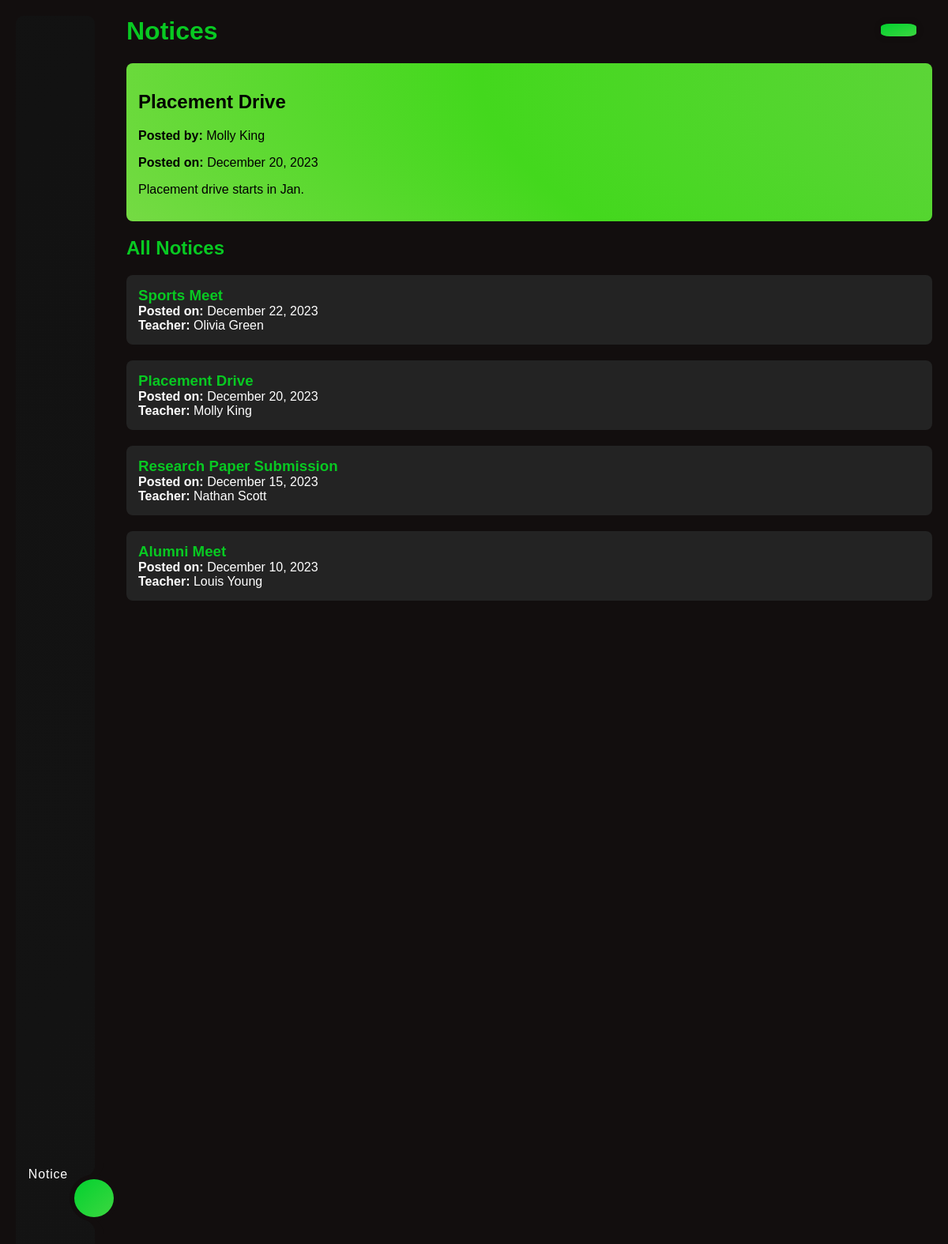
/PHP/Announcements.php?id=13 (signed in), run on the app's committed database.
### tables this page shows
CREATE TABLE `announcements` (
  `Announcement_ID` int(11) NOT NULL,
  `Title` varchar(100) NOT NULL,
  `Content` varchar(500) NOT NULL,
  `Posting_Date` date NOT NULL,
  `Author_ID` int(11) NOT NULL
);

CREATE TABLE `instructors` (
  `Instructor_ID` int(11) NOT NULL,
  `First_Name` varchar(50) NOT NULL,
  `Middle_Name` varchar(50) DEFAULT NULL,
  `Last_Name` varchar(50) NOT NULL,
  `Gender` enum('M','F','X') NOT NULL,
  `Contact_Info` varchar(150) DEFAULT NULL,
  `Profile_Picture` varchar(255) DEFAULT NULL,
  `Department_ID` int(11) DEFAULT NULL,
  `Start_Date` date DEFAULT NULL
);

### PHP/Announcements.php (the view, shortened to what this page needs)
<?php
include 'Connection.php';
$sql = "SELECT a.Announcement_ID, a.Title, a.Posting_Date, i.First_Name, i.Last_Name
        FROM Announcements a
        JOIN Instructors i ON a.Author_ID = i.Instructor_ID
        ORDER BY a.Posting_Date DESC";
$stmt = $pdo->prepare($sql);
$stmt->execute();
$notices = $stmt->fetchAll(PDO::FETCH_ASSOC);
$noticeID = isset($_GET['id']) ? (int) $_GET['id'] : null;
$noticeDetail = null;
if ($noticeID) {
    $sql = "SELECT a.Title, a.Content, a.Posting_Date, i.First_Name, i.Last_Name
            FROM Announcements a
            JOIN Instructors i ON a.Author_ID = i.Instructor_ID
            WHERE a.Announcement_ID = :notice_id";
    $stmt = $pdo->prepare($sql);
    $stmt->execute(['notice_id' => $noticeID]);
    $noticeDetail = $stmt->fetch(PDO::FETCH_ASSOC);
}
?>
<!DOCTYPE html>
<html lang="en">
<head>
    <link rel="stylesheet" href="../CSS/Preloader.css">
</head>
<body>
    <div class="container">
        <div class="navigation gradient-sidebar">
            <ul>
                <li class="list ">
                </li>
                <li class="list ">
                </li>
                <li class="list active">
                    <a href="../PHP/Announcements.php">
                        <span class="text">Notice</span>
                    </a>
                </li>
                <li class="list">
                </li>
                <div class="indicator gradient-bg"></div>
            </ul>
        </div>
        <div class="main-content">
            <header>
                <h1>Notices</h1>
            </header>
            <button class="toggle-switch gradient-bg" id="toggle-mode">
            </button>
            <div id="notice-details" class="notice-detail gradient-bg-hover" style="color: #000000;">
                <?php if ($noticeDetail): ?>
                    <h2 style="color: #000000;"><?= htmlspecialchars($noticeDetail['Title']); ?></h2>
                    <p><strong>Posted by:</strong> <?= htmlspecialchars($noticeDetail['First_Name'] . ' ' . $noticeDetail['Last_Name']); ?></p>
                    <p><strong>Posted on:</strong> <?= date('F j, Y', strtotime($noticeDetail['Posting_Date'])); ?></p>
                    <p><?= nl2br(htmlspecialchars($noticeDetail['Content'])); ?></p>
                <?php endif; ?>
            </div>
            <h2>All Notices</h2>
            <div class="scrollable">
                <div class="notices-wrapper">
                    <?php foreach ($notices as $notice): ?>
                        <div class="notice-card" onclick="loadNoticeDetails(<?= $notice['Announcement_ID']; ?>)">
                            <h3><?= htmlspecialchars($notice['Title']); ?></h3>
                            <p><strong>Posted on:</strong> <?= date('F j, Y', strtotime($notice['Posting_Date'])); ?></p>
                            <p><strong>Teacher:</strong> <?= htmlspecialchars($notice['First_Name'] . ' ' . $notice['Last_Name']); ?></p>
                        </div>
                    <?php endforeach; ?>
                </div>
            </div>
        </div>
    </div>
</body>
</html>

### data on the page
announcements: Title "Placement Drive", Author_ID.Last_Name "Molly King", Posting_Date "December 20, 2023", Content "Placement drive starts in Jan."
announcements: Title "Sports Meet", Posting_Date "December 22, 2023", Author_ID.Last_Name "Olivia Green"
announcements: Title "Research Paper Submission", Posting_Date "December 15, 2023", Author_ID.Last_Name "Nathan Scott"
announcements: Title "Alumni Meet", Posting_Date "December 10, 2023", Author_ID.Last_Name "Louis Young"
